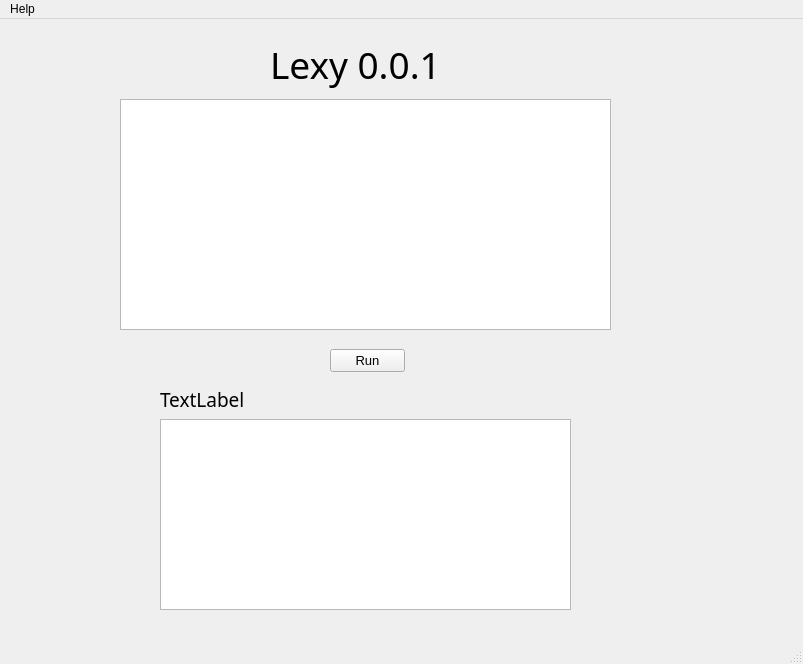
<?xml version="1.0" encoding="UTF-8"?>
<ui version="4.0">
 <class>MainWindow</class>
 <widget class="QMainWindow" name="MainWindow">
  <property name="geometry">
   <rect>
    <x>0</x>
    <y>0</y>
    <width>803</width>
    <height>664</height>
   </rect>
  </property>
  <property name="windowTitle">
   <string>MainWindow</string>
  </property>
  <widget class="QWidget" name="centralwidget">
   <widget class="QLabel" name="label">
    <property name="geometry">
     <rect>
      <x>270</x>
      <y>20</y>
      <width>191</width>
      <height>51</height>
     </rect>
    </property>
    <property name="font">
     <font>
      <family>MV Boli</family>
      <pointsize>28</pointsize>
     </font>
    </property>
    <property name="text">
     <string>Lexy 0.0.1</string>
    </property>
   </widget>
   <widget class="QPlainTextEdit" name="console">
    <property name="geometry">
     <rect>
      <x>120</x>
      <y>80</y>
      <width>491</width>
      <height>231</height>
     </rect>
    </property>
    <property name="font">
     <font>
      <family>Consolas</family>
      <pointsize>11</pointsize>
     </font>
    </property>
   </widget>
   <widget class="QPushButton" name="pushButton">
    <property name="geometry">
     <rect>
      <x>330</x>
      <y>330</y>
      <width>75</width>
      <height>23</height>
     </rect>
    </property>
    <property name="font">
     <font>
      <pointsize>10</pointsize>
     </font>
    </property>
    <property name="text">
     <string>Run</string>
    </property>
   </widget>
   <widget class="QPlainTextEdit" name="output">
    <property name="geometry">
     <rect>
      <x>160</x>
      <y>400</y>
      <width>411</width>
      <height>191</height>
     </rect>
    </property>
    <property name="font">
     <font>
      <family>Consolas</family>
      <pointsize>11</pointsize>
     </font>
    </property>
   </widget>
   <widget class="QLabel" name="out_label">
    <property name="geometry">
     <rect>
      <x>160</x>
      <y>370</y>
      <width>91</width>
      <height>21</height>
     </rect>
    </property>
    <property name="font">
     <font>
      <family>MV Boli</family>
      <pointsize>14</pointsize>
     </font>
    </property>
    <property name="text">
     <string>TextLabel</string>
    </property>
   </widget>
  </widget>
  <widget class="QMenuBar" name="menubar">
   <property name="geometry">
    <rect>
     <x>0</x>
     <y>0</y>
     <width>803</width>
     <height>21</height>
    </rect>
   </property>
   <widget class="QMenu" name="menuHelp">
    <property name="title">
     <string>Help</string>
    </property>
   </widget>
   <addaction name="menuHelp"/>
  </widget>
  <widget class="QStatusBar" name="statusbar"/>
 </widget>
 <resources/>
 <connections/>
</ui>
